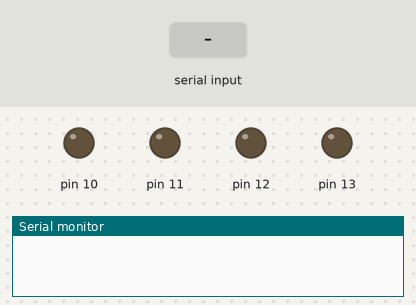
This sketch was run on a simulated Arduino Uno, built with avr-gcc and run on an emulated ATmega328P. On the bench: output pins drawn as LEDs (lit = HIGH), the last lines printed to the serial monitor. The test bench sets the inputs (shaded band).

Above: at 1.2 s.
1.3 s: "F" received over Serial
At 2.2 s:
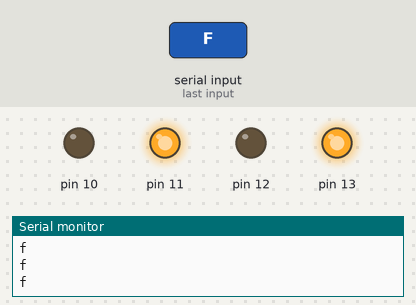
2.9 s: "B" received over Serial
At 3.4 s:
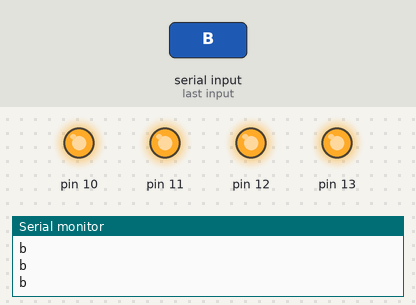
Timing chart, 0 to 5.9 s (numbered marks = the images above; inputs shaded):
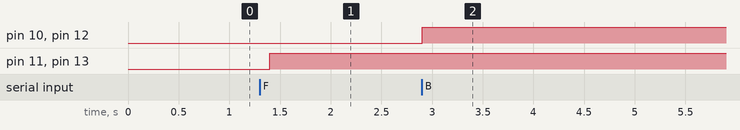

Measured:
- after the input at 1.3 s, pin 11, pin 13: LOW → HIGH after 0.10 s
- after the input at 2.9 s, pin 10, pin 12: LOW → HIGH at once

The sketch:

slave.ino
```cpp
// slave
// Devanshu Singla

char t;

void setup()
{

  digitalWrite(10, LOW);
  digitalWrite(11, LOW);
  digitalWrite(12, LOW);
  digitalWrite(13, LOW);
pinMode(10, OUTPUT);
  pinMode(11, OUTPUT);
  pinMode(12, OUTPUT);
  pinMode(13, OUTPUT);

  Serial.begin(9600);

}

void loop()
{

  if (Serial.available())
  {
    t = Serial.read();
    Serial.println(t);
    Serial.println('k');
  }

  if (t == 'F') {          //move forward(all motors rotate in forward direction)
    digitalWrite(13, HIGH);
    digitalWrite(11, HIGH);

    Serial.println('f');
  }

  else if (t == 'B') {    //move reverse (all motors rotate in reverse direction)
    digitalWrite(12, HIGH);
    digitalWrite(10, HIGH);

       Serial.println('b');
  }

  else if (t == 'L') {
    Serial.println('l');
    digitalWrite(13, HIGH); //turn left (right side motors rotate in forward direction, left side motors doesn't rotate)
  }

  else if (t == 'R') {    //turn right (left side motors rotate in forward direction, right side motors doesn't rotate)
    digitalWrite(11, HIGH);
    Serial.println('r');
  }

  else if (t == 'S')
  {    //STOP (all motors stop)
    digitalWrite(13, LOW);
    digitalWrite(12, LOW);
    digitalWrite(11, LOW);
    digitalWrite(10, LOW);
  }

  delay(100);


}
```
